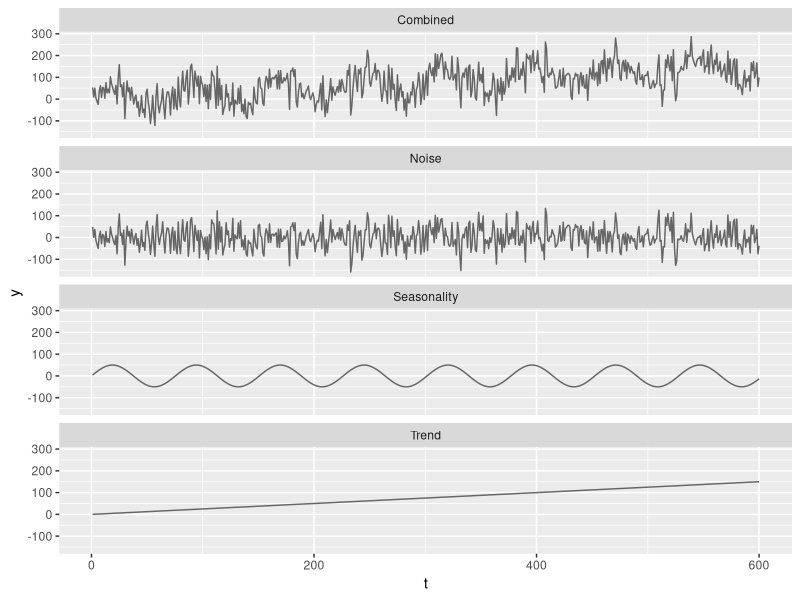
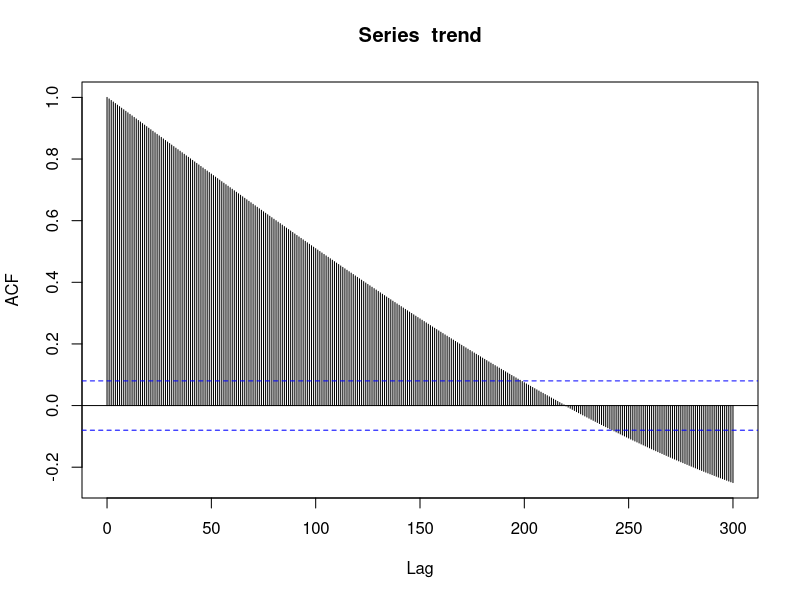
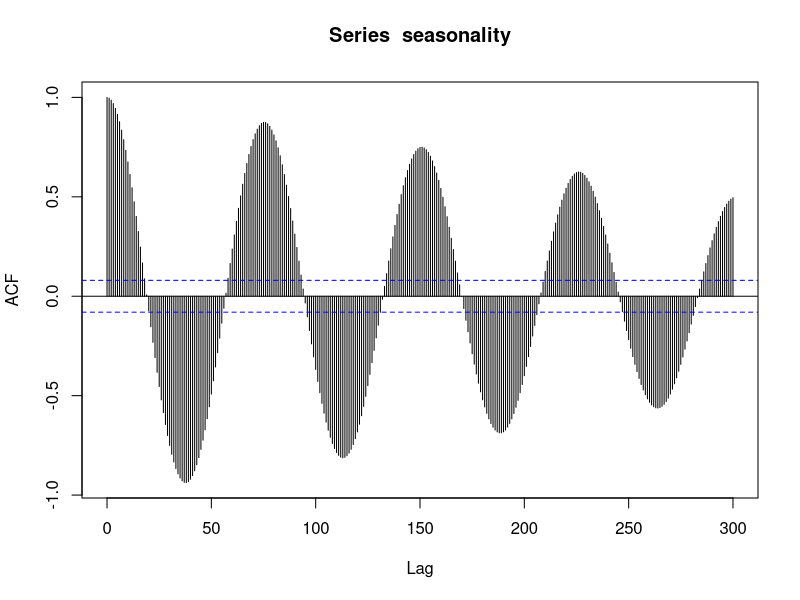
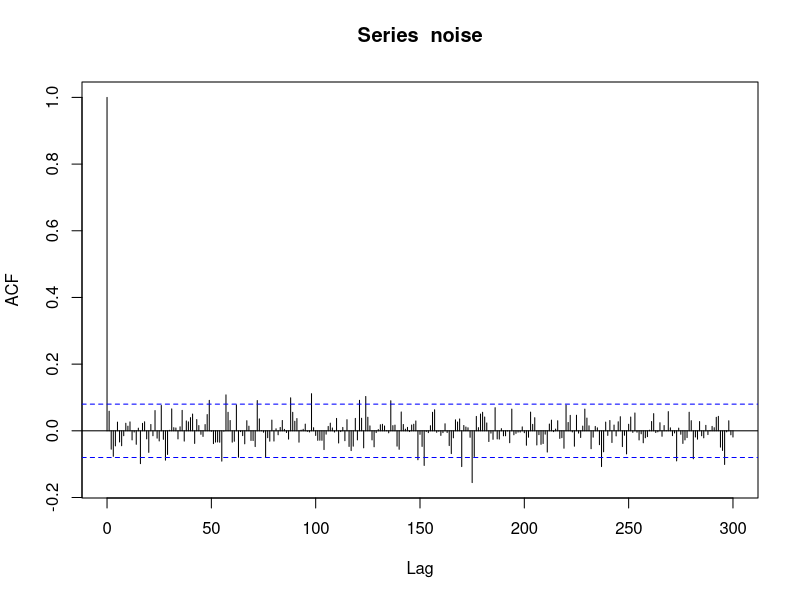
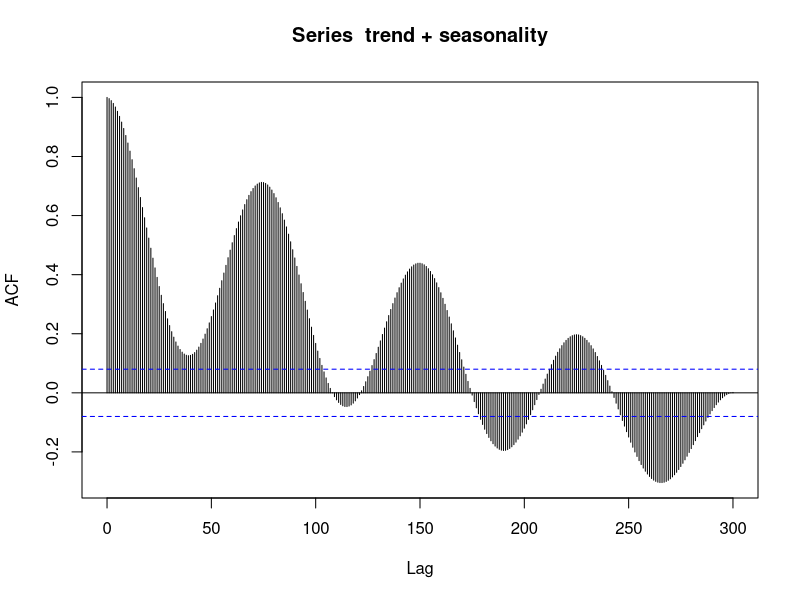
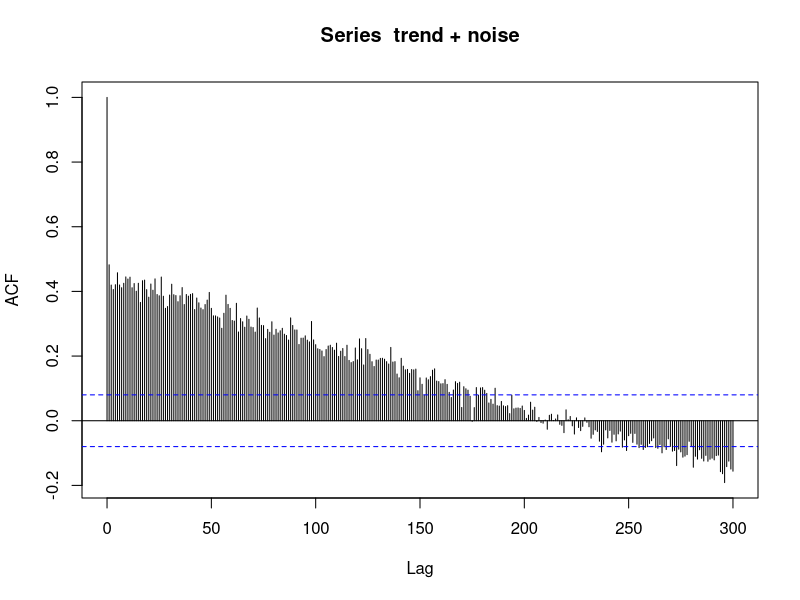
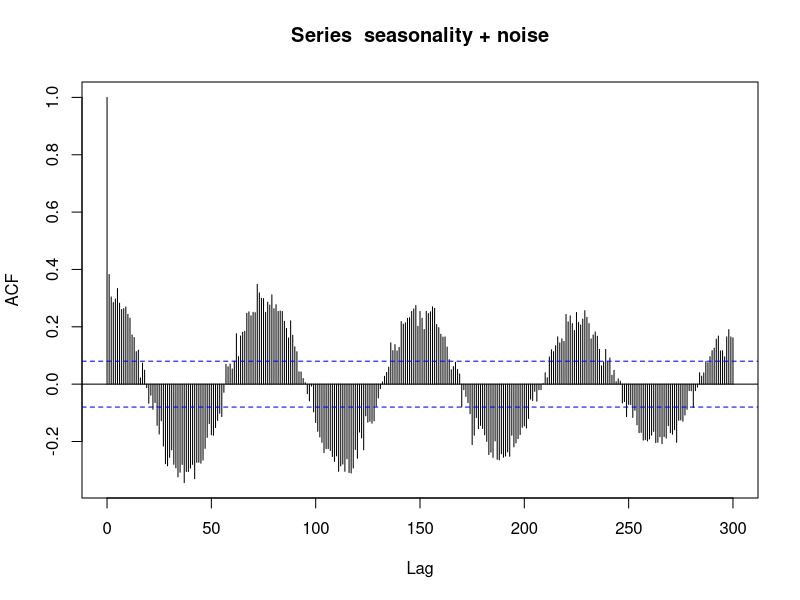
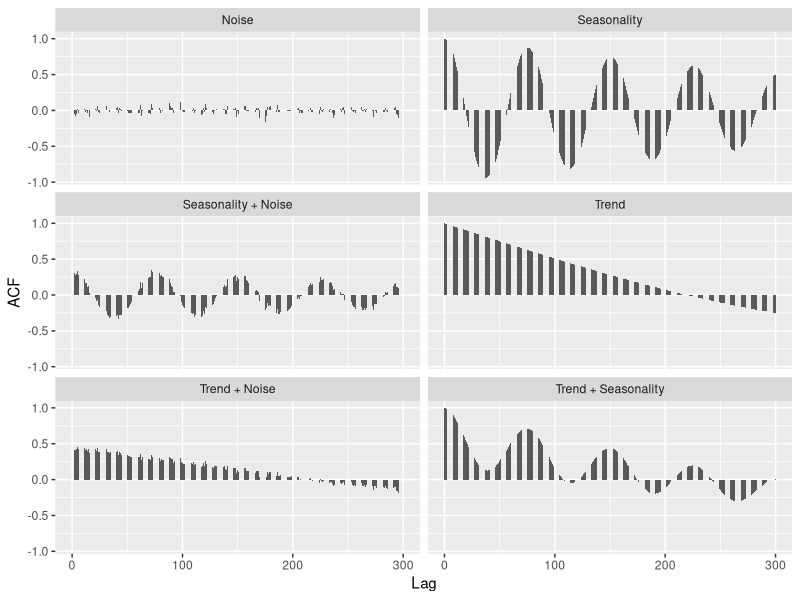

R code for these plots, in order:
# libraries --------------------------------------------------------------------
library(ggplot2)
library(tidyverse)

# generate data ----------------------------------------------------------------
# 50 years of monthly data
n <- 50 * 12

# data frame
df <- data.frame(t = numeric(), y = numeric(), type = character())

# timepoints
t <- 1:n

# trend
trend <- t * 0.25
df <- df %>% add_row(data.frame(t = t, y = trend, type = "Trend"))

# seasonality
seasonality <- 50 * sin(t / 12)
df <- df %>% add_row(data.frame(t = t, y = seasonality, type = "Seasonality"))

# noise
noise <- rnorm(n, 0, 50)
df <- df %>% add_row(data.frame(t = t, y = noise, type = "Noise"))

# merge
df <- df %>% add_row(data.frame(
  t = t,
  y = trend + seasonality + noise,
  type = "Combined"
))

# plot
ggplot(df, aes(x = t, y = y)) +
  geom_line(color = "grey40") +
  facet_wrap(. ~ type, ncol = 1)

# acf --------------------------------------------------------------------------
df_acf <- data.frame(Lag = numeric(), ACF = numeric(), type = character())

acf <- acf(trend, lag.max = 300)
df_acf <- df_acf %>% add_row(data.frame(
  Lag = acf$lag,
  ACF = acf$acf,
  type = "Trend"
))

acf <- acf(seasonality, lag.max = 300)
df_acf <- df_acf %>% add_row(data.frame(
  Lag = acf$lag,
  ACF = acf$acf,
  type = "Seasonality"
))

acf <- acf(noise, lag.max = 300)
df_acf <- df_acf %>% add_row(data.frame(
  Lag = acf$lag,
  ACF = acf$acf,
  type = "Noise"
))

acf <- acf(trend + seasonality, lag.max = 300)
df_acf <- df_acf %>% add_row(data.frame(
  Lag = acf$lag,
  ACF = acf$acf,
  type = "Trend + Seasonality"
))

acf <- acf(trend + noise, lag.max = 300)
df_acf <- df_acf %>% add_row(data.frame(
  Lag = acf$lag,
  ACF = acf$acf,
  type = "Trend + Noise"
))

acf <- acf(seasonality + noise, lag.max = 300)
df_acf <- df_acf %>% add_row(data.frame(
  Lag = acf$lag,
  ACF = acf$acf,
  type = "Seasonality + Noise"
))

# plot
ggplot(df_acf, aes(x = Lag, y = ACF)) +
  geom_bar(stat = "identity", width = 0.5) +
  facet_wrap(. ~ type, ncol = 2)
